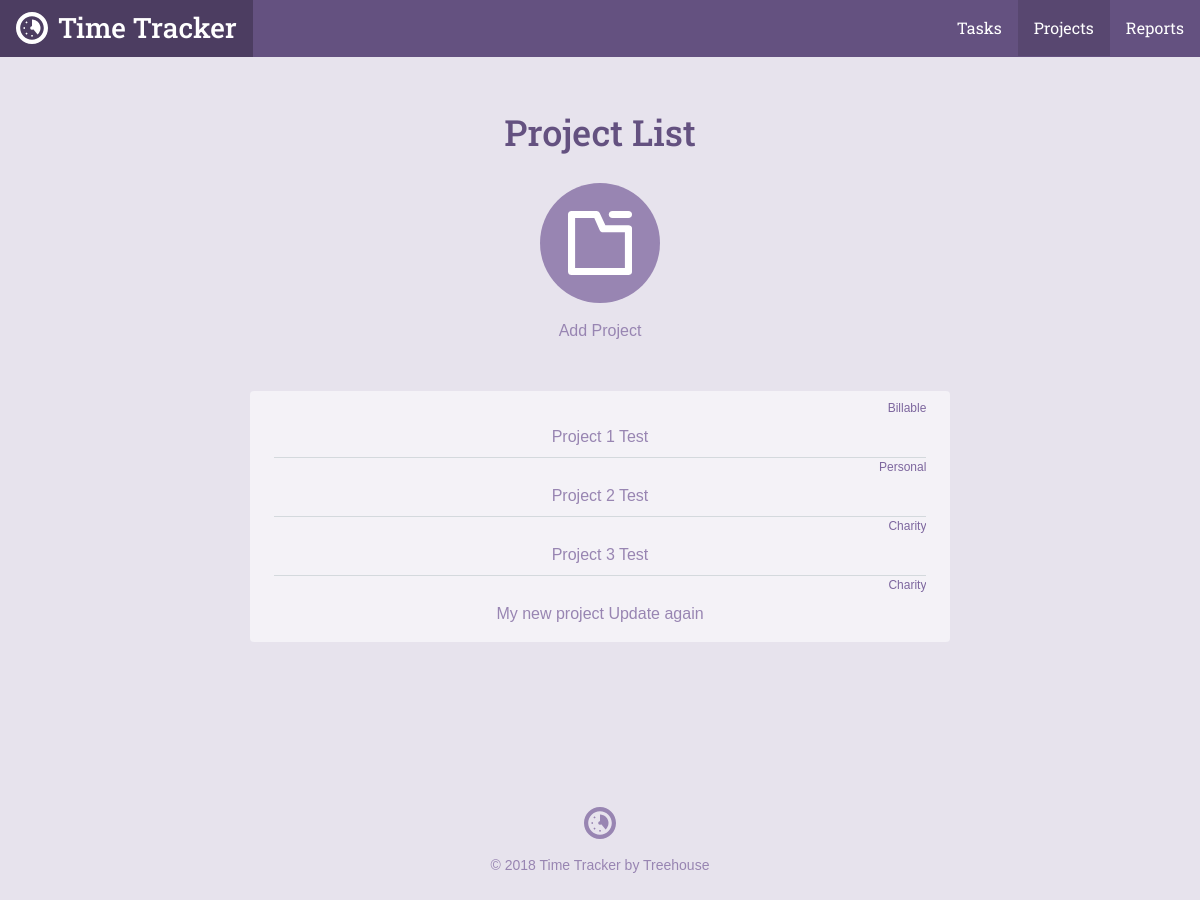
Page /project_list.php on the committed database.
### tables this page shows
CREATE TABLE `projects` (
	`project_id`	INTEGER PRIMARY KEY AUTOINCREMENT,
	`title`	TEXT NOT NULL,
	`category`	TEXT NOT NULL
);

### inc/functions.php (called while the page is built, shortened)
<?php
function get_project_list() {
  include 'connection.php';
  try {
    return $db -> query('SELECT project_id, title, category FROM projects');
  } catch (Exception $e) {
    echo 'Error: ' . $e -> getMessage() . '<br />';
    return array();
  }
}

### project_list.php (the view, shortened to what this page needs)
<?php
require 'inc/functions.php';
include 'inc/header.php';
?>
<div class="section catalog random">
    <div class="col-container page-container">
        <div class="col col-70-md col-60-lg col-center">
            <h1 class="actions-header">Project List</h1>
            <div class="actions-item">
                <a class="actions-link" href="project.php">
                <span class="actions-icon">
                  <svg viewbox="0 0 64 64"><use xlink:href="#project_icon"></use></svg>
                </span>
                Add Project
                </a>
            </div>
            <div class="form-container">
                <ul class="items">
                    <?php
                    foreach(get_project_list() as $item) {
                        echo "<p style='text-align: right; font-size: 12px'>" . $item['category'] . "</p>";
                        echo "<li style='text-align: center;'><a href='project.php?id=" . $item['project_id'] . "'>" . $item['title'] . "</a></li>";
                    }
                    ?>
                </ul>
            </div>
        </div>
    </div>
</div>
<?php include("inc/footer.php"); ?>

### css/style.css (style rules this page uses)
*,:after,:before { box-sizing:border-box }
html { font-family:sans-serif;-ms-text-size-adjust:100%;-webkit-text-size-adjust:100% }
body { margin:0 }
a { background-color:transparent }
h1 { font-size:2em;margin:.67em 0 }
svg:not(:root) { overflow:hidden }
html { font-size:100%;line-height:1.5;-webkit-tap-highlight-color:transparent }
body { font-size:1rem;font-family:"Gotham Rounded A","Gotham Rounded B","Helvetica",Helvetica,Arial,sans-serif;font-style:normal;font-weight:400 }
.col { float:left;width:100% }
.col-container:before,.col-container:after { content:" ";display:table }
.col-container:after { clear:both }
.col-center { float:none;margin:0 auto }
@media screen and (min-width: 680px) { .col-70-md { width:70% !important } }
@media screen and (min-width: 960px) { .col-60-lg { width:60% !important } }
h1,h2,h3,h4,h5,h6 { color:#40484a;display:block;font-weight:500;margin:0;text-rendering:optimizeLegibility }
h1 { font-size:2.25rem }
p { color:#576366;font-size:1rem;line-height:1.5;margin:0 }
a { color:#3f8abf;cursor:pointer;transition:color 300ms 0s ease;text-decoration:none }
ul,ol { margin:0;padding:0 0 0 2rem }
body { background-color:#e7e3ed }
h1,h2,h3,h4,h5,h6 { color:#645180;font-family:"Roboto Slab", Helvetica, Arial, sans-serif }
p { color:#7D669E }
.col-container { margin:0 auto;max-width:1200px }
.actions-header { margin-bottom:1.5rem }
.actions-item { margin:0 1.5rem }
@media screen and (min-width: 680px) { .actions-item { display:inline-block;float:left } }
.page-container .actions-item { float:none }
.actions-link { transition:color 200ms ease-in-out;color:#9885b2;display:block }
@media screen { .actions-link { margin-bottom:2rem } }
@media screen and (min-width: 680px) { .actions-link { margin-bottom:0 } }
.actions-icon { width:120px;height:120px;transition:background 200ms ease-in-out;display:block;background-color:#9885b2;border-radius:9999px }
@media screen { .actions-icon { margin-bottom:.5rem } }
@media screen and (min-width: 680px) { .actions-icon { margin-bottom:1rem } }
.actions-icon svg { width:64px;height:64px;margin-top:28px;fill:#fff;display:inline-block }
.page-container .actions-icon { margin-left:auto;margin-right:auto }
.page-container { text-align:center }
@media screen { .page-container { padding:1.5rem 1rem 0 1rem } }
@media screen and (min-width: 680px) { .page-container { padding-top:3rem } }
.form-container { background-color:#f4f2f7;border-radius:4px }
@media screen { .form-container { padding:.5rem 1.5rem;margin-top:.5rem;margin-bottom:1.5rem } }
@media screen and (min-width: 680px) { .form-container { padding:.5rem 1.5rem;margin-top:3rem;margin-bottom:0 } }
.form-container a { color:#9885b2 }
.items { list-style:none;overflow:hidden;padding:0;margin:0 }
.items li { position:relative;text-align:left;border-bottom:solid 1px #d4d9dd;padding-top:.5rem;padding-bottom:.5rem }
.items li:last-child { border-bottom:none !important }
.items a { color:#9885b2 }

### rows in the picture
projects: category "Billable", title "Project 1 Test"
projects: category "Personal", title "Project 2 Test"
projects: category "Charity", title "Project 3 Test"
projects: category "Charity", title "My new project Update again"
